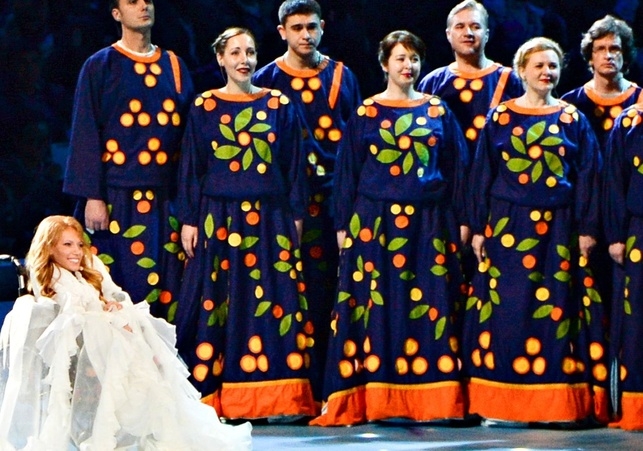
#> input picture face/mgp2.jpg, 643 x 451 px, shrunk from 1542 x 1083 before the run, found by its file name
$ python face_detect_cv3.py   (older library calls are emulated)
#> lines starting #> are read from the running program, lines starting #| are printed output that depends on the picture; after the words box and inside, x2 and y2 are one past the last pixel; in counts of white or black regions, pixels touching at a corner belong together
import cv2
import sys

# Get user supplied values
rootPath = "C:/Users/tower_000/Documents/GitHub/DataScience/face/"

abba='abba.png'
face1='myface.jpg'
face2='myface2.jpg'
mgp1='mgp.jpg'
mgp2='mgp2.jpg'

imagePath = rootPath+mgp2
cascPath = rootPath+'haarcascade_frontalface_default.xml'

# Create the haar cascade
faceCascade = cv2.CascadeClassifier(cascPath)

# Read the image
image = cv2.imread(imagePath)
#> image is the input picture: shape (451, 643, 3); mean B, G, R 71.9, 70.2, 83.3
gray = cv2.cvtColor(image, cv2.COLOR_BGR2GRAY)
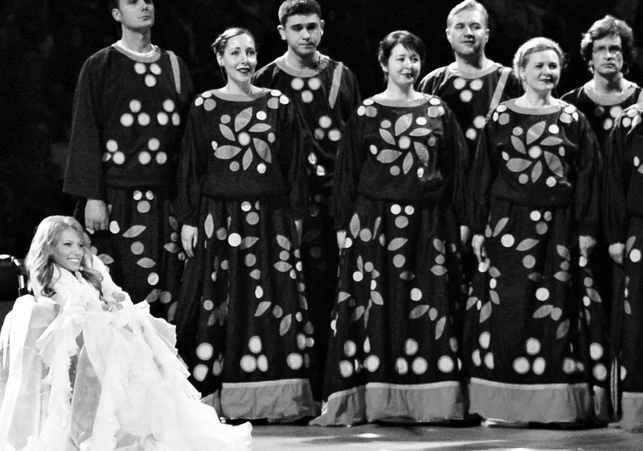
#> gray: shape (451, 643); min 0, max 255, mean 74.3

# Detect faces in the image
faces = faceCascade.detectMultiScale(
    gray,
    scaleFactor=1.1,
    minNeighbors=5,
    minSize=(30, 30)
    #flags = cv2.CV_HAAR_SCALE_IMAGE
)
#> faces = [[445, 8, 47, 47], [387, 45, 39, 39], [54, 231, 37, 37], [282, 10, 48, 48], [589, 35, 38, 38], [217, 32, 50, 50], [525, 50, 42, 42]]

print("Found {0} faces!".format(len(faces)))
#| Found 7 faces!

# Draw a rectangle around the faces
for (x, y, w, h) in faces:
    cv2.rectangle(image, (x, y), (x+w, y+h), (0, 255, 0), 2)
#> this loop made 7 passes
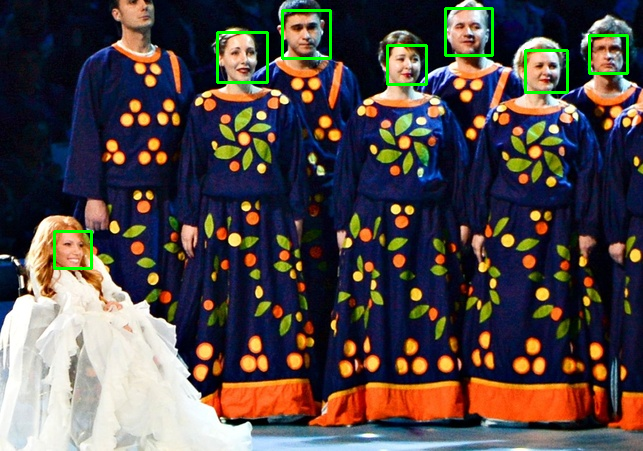
#> image: shape (451, 643, 3); 1.24% of pixels changed, all inside (x1, y1, x2, y2) = (53, 7, 629, 270)

cv2.imshow("Faces found", image)
cv2.waitKey(0)
